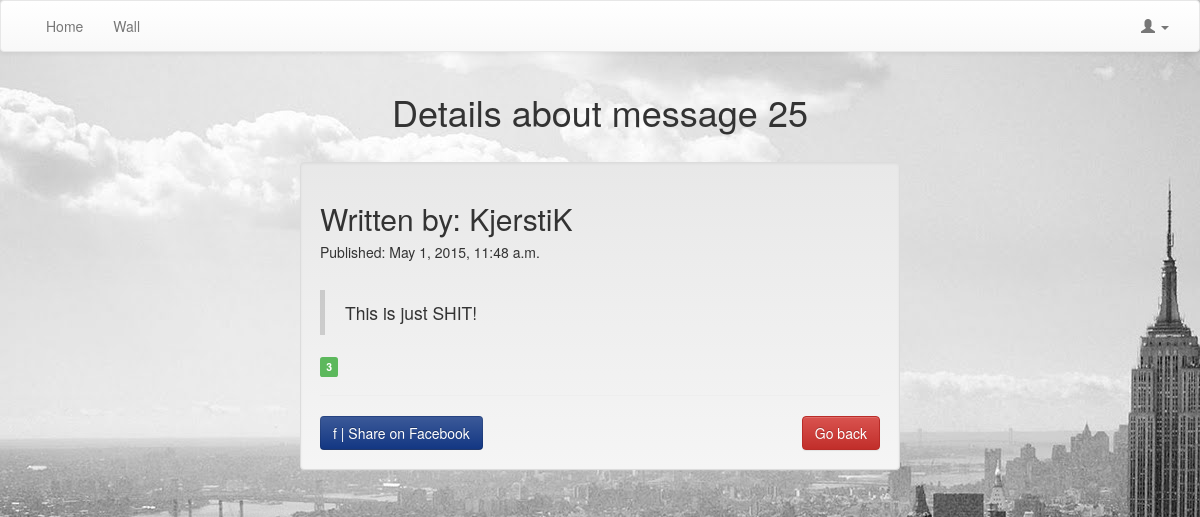
/kvittr_messages/25/, run on the app's committed database.
### kvittr_messages/models.py (models this page shows, shortened)
class Message(models.Model):
	message = models.TextField()
	created_by = models.ForeignKey(User, related_name="created_message")
	created_datetime = models.DateTimeField()
	likes = models.PositiveIntegerField(default=0)
	class Meta:
		ordering = ['-id']

### kvittr_messages/views.py (the view)
# urls.py: url(r'^(\d+)/$', views.message_details, name='message_details'),
def message_details(request, message_id):
	message = Message.objects.get(pk=message_id)
	messages = Message.objects.all()
	context = {'message': message}
	return render(request, 'kvittr_messages/message_details.html', context)

### kvittr_messages/templates/kvittr_messages/message_details.html (shortened to what this page needs)
{% extends 'theme/base.html' %}
{% load staticfiles %}
{% block extra_head %}
        <link rel="stylesheet" href="{% static "kvittr_messages/css/style.css" %}">
{% endblock extra_head %}
{% block pagecontent %}
        <h1 class="text-center"> Details about message {{ message.id }} </h1>
        <br>
	<div class="well well_center">
		<h2>Written by: {{ message.created_by }} </h2>
		<h5>Published: {{ message.created_datetime }} </h5>
                <br>
        <blockquote>{{ message.message }}</blockquote>
                <span class="label label-success label-as-badge" id="id-likes-for-message-{{ message.id }}">{{ message.likes }}</span>
        <hr>
        <a href="http://www.facebook.com/" class="btn btn-facebook">f | Share on Facebook</a>
        <a href="{% url 'message_listing' %}" class="btn btn-danger pull-right">Go back</a>
	</div>
{% endblock %}

### kvittr_messages/static/kvittr_messages/css/style.css (style rules this page uses)
body { background-image: url("/static/theme/images/background.jpg"); background-repeat:no-repeat; }
.well_center { width: 600px; margin-left: auto; margin-right: auto; }
.btn-facebook { color: #ffffff; text-shadow: 0 -1px 0 rgba(0, 0, 0, 0.25); background-color: #2b4b90; *background-color: #133783; background-image: -moz-linear-gradient(top, #3b5998, #133783); background-image: -webkit-gradient(linear, 0 0, 0 100%, from(#3b5998), to(#133783)); background-image: -webkit-linear-gradient(top, #3b5998, #133783); background-image: -o-linear-gradient(top, #3b5998, #133783); background-image: linear-gradient(to bottom, #3b5998, #133783); background-repeat: repeat-x; border-color: #133783 #133783 #091b40; border-color: rgba(0, 0, 0, 0.1) rgba(0, 0, 0, 0.1) rgba(0, 0, 0, 0.25); filter: progid:DXImageTransform.Microsoft.gradient(startColorstr='#ff3b5998', endColorstr='#ff133783', GradientType=0); filter: progid:DXImageTransform.Microsoft.gradient(enabled=false); }

### data on the page
Message: id "25", created_by "KjerstiK", created_datetime "May 1, 2015, 11:48 a.m.", message "This is just SHIT!", likes "3"
